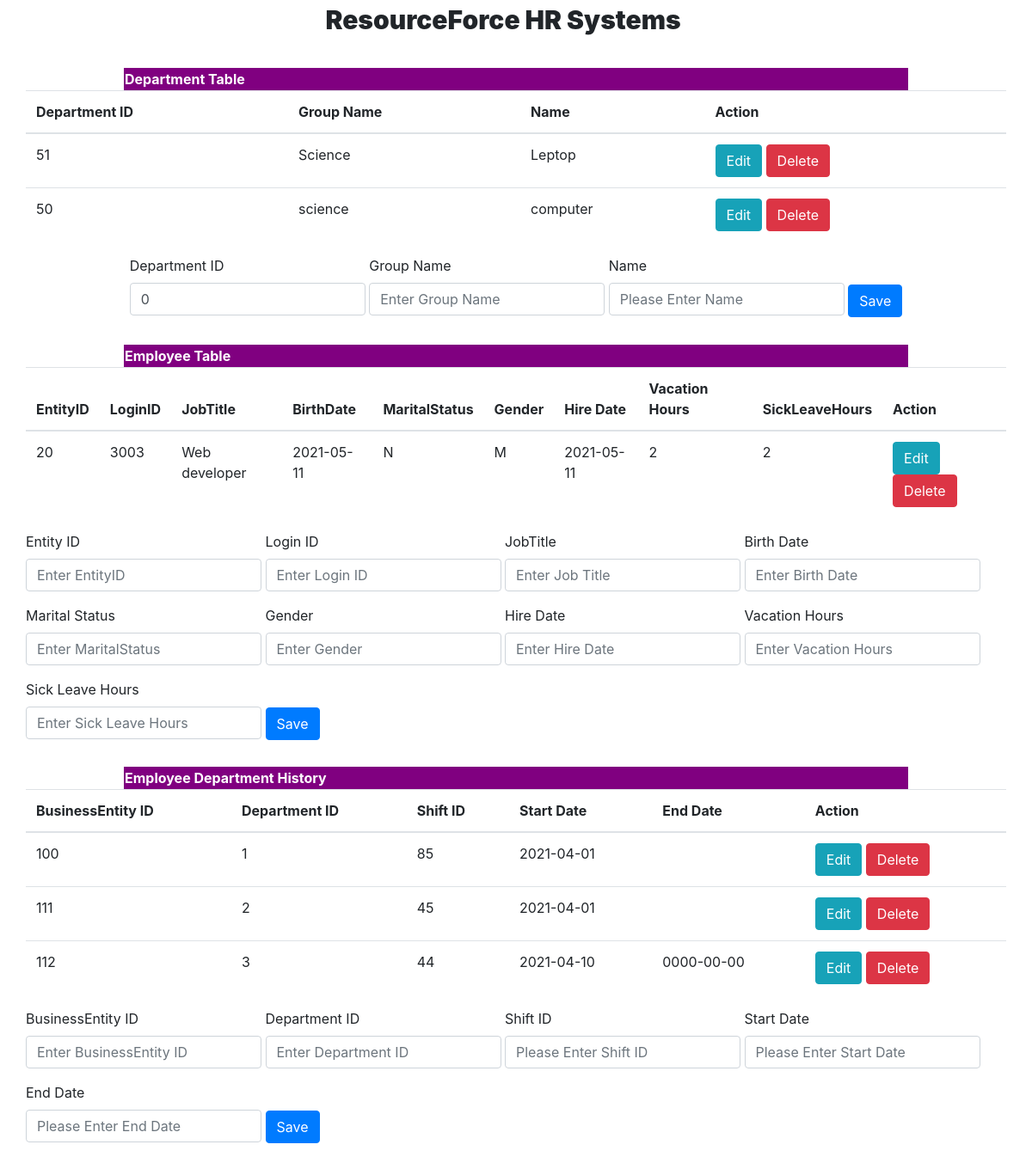
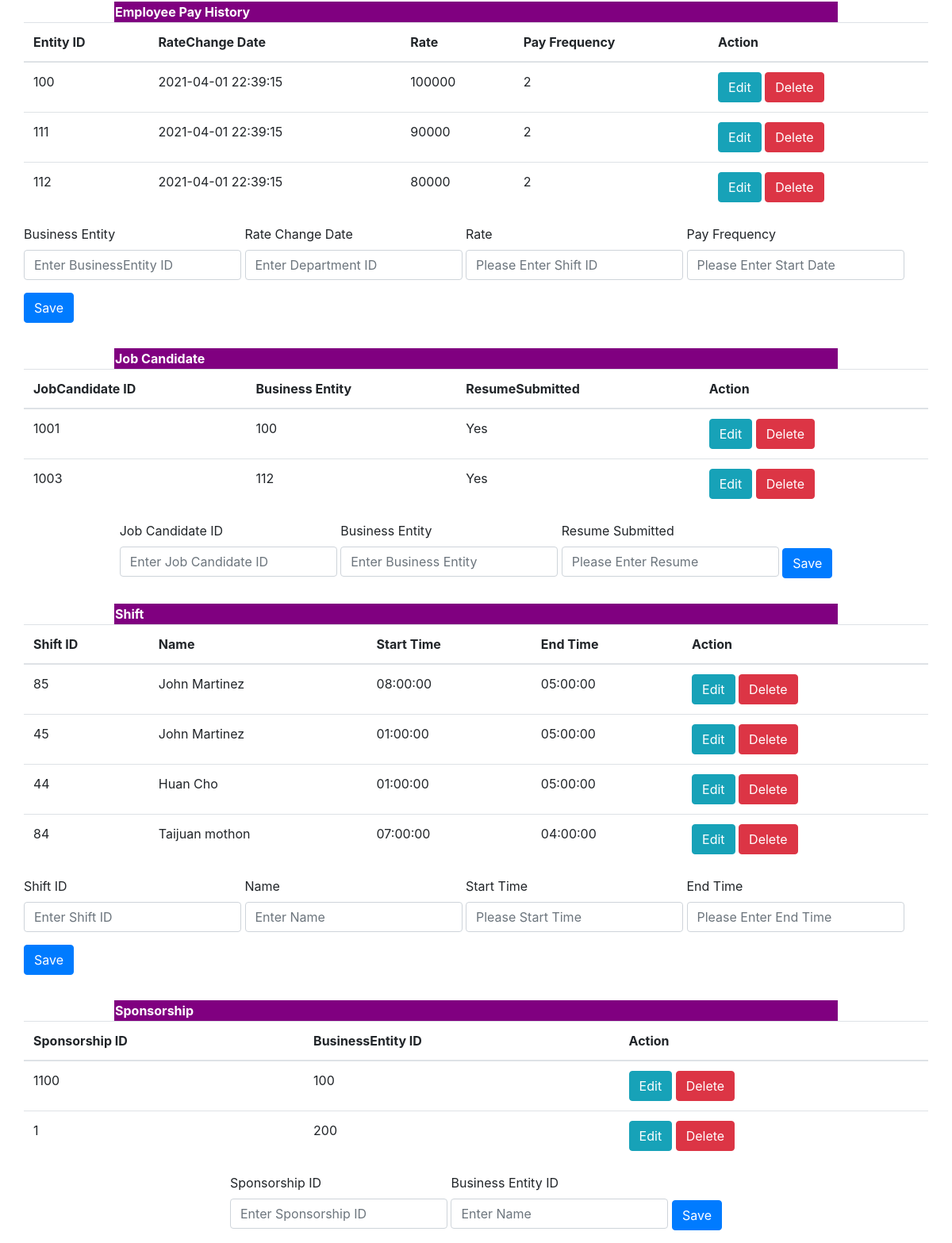
Page /project/index.php on the committed database (2 pictures, top to bottom).
### tables this page shows
CREATE TABLE `department` (
  `DepartmentID` smallint(6) NOT NULL,
  `Name` varchar(50) DEFAULT NULL,
  `GroupName` varchar(50) DEFAULT NULL
);

CREATE TABLE `employee` (
  `BusinessEntityID` int(11) NOT NULL,
  `LoginID` varchar(256) DEFAULT NULL,
  `OrganizationLevel` smallint(6) DEFAULT NULL,
  `JobTitle` varchar(50) DEFAULT NULL,
  `BirthDate` date DEFAULT NULL,
  `MaritalStatus` char(1) DEFAULT NULL,
  `Gender` char(1) DEFAULT NULL,
  `HireDate` date DEFAULT NULL,
  `VacationHours` smallint(6) DEFAULT NULL,
  `SickLeaveHours` smallint(6) DEFAULT NULL
);

CREATE TABLE `employeedepartmenthistory` (
  `BusinessEntityID` int(11) NOT NULL,
  `DepartmentID` smallint(6) NOT NULL,
  `ShiftID` tinyint(4) NOT NULL,
  `StartDate` date NOT NULL,
  `EndDate` date DEFAULT NULL
);

CREATE TABLE `employeepayhistory` (
  `BusinessEntity` int(11) NOT NULL,
  `RateChangeDate` datetime NOT NULL,
  `Rate` int(11) DEFAULT NULL,
  `PayFrequency` tinyint(4) DEFAULT NULL
);

CREATE TABLE `jobcandidate` (
  `JobCandidateID` int(11) NOT NULL,
  `BusinessEntity` int(11) DEFAULT NULL,
  `ResumeSubmitted` varchar(3) DEFAULT NULL
);

CREATE TABLE `shift` (
  `ShiftID` tinyint(4) NOT NULL,
  `Name` varchar(50) DEFAULT NULL,
  `StartTime` time DEFAULT NULL,
  `EndTime` time DEFAULT NULL
);

CREATE TABLE `sponsorship` (
  `SponsorshipID` int(11) NOT NULL,
  `BusinessEntityID` int(11) DEFAULT NULL
);

### project/index.php (the view, shortened to what the rows shown need)
<!DOCTYPE html>
<html>
    <head>
        <link rel="stylesheet" href="https://maxcdn.bootstrapcdn.com/bootstrap/4.0.0-beta.3/css/bootstrap.min.css">
    </head>
    <body>
        <?php require_once 'process.php'; ?>
        <div class="container">
        <?php
            $mysqli = new mysqli('localhost','root','','hr') or die(mysqli_error($mysqli));
            $result = $mysqli->query("SELECT * FROM department") or die($mysqli->error);
            ?>
            <div class="row justify-content-center">
                <table class="SimpleClass">
                    <thead>
                        <tr>
                            <th> <b> <p style="font-size:30px"> ResourceForce HR Systems</p> </b></th>
                        </tr>
                    </thead>
					  <div class="row justify-content-center">
                <table class="table">
                    <thead>
                        <tr>
						<table width='80%' border=0>
						<tr bgcolor='#800080'>
						<th bgcolor="#800080"><font color="#fff">Department Table</font></th>
                        </tr>
                    </thead>
            <div class="row justify-content-center">
                <table class="table">
                    <thead>
                        <tr>
                            <th>Department ID</th>
                            <th>Group Name</th>
							<th>Name</th>
                            <th colspan="2">Action</th>
                        </tr>
                    </thead>
            <?php
                while ($row = $result->fetch_assoc()): ?>
                    <tr>
                        <td><?php echo $row['DepartmentID']; ?></td>
                        <td><?php echo $row['GroupName']; ?></td>
						<td><?php echo $row['Name']; ?></td>
                        <td>
                            <a href="index.php?edit=<?php echo $row['DepartmentID']; ?>"
                               class="btn btn-info">Edit</a>
                            <a href="process.php?delete=<?php echo $row['DepartmentID']; ?>"
                               class="btn btn-danger">Delete</a>
                        </td>
                    </tr>
                <?php endwhile; ?>
                </table>
            </div>
<?php
    $dbresult = $mysqli->query("SELECT * FROM employee") or die($mysqli->error);
 ?>
    <div class="row justify-content-center">
                <table class="table">
                    <thead>
                        <tr>
                        <table width='80%' border=0>
                        <tr bgcolor='#800080'>
                        <th bgcolor="#800080"><font color="#fff">Employee Table</font></th>
                        </tr>
                    </thead>
            <div class="row justify-content-center">
                <table class="table">
                    <thead>
                        <tr>
                            <th>EntityID</th>
                            <th>LoginID</th>
                            <th>JobTitle</th>
                            <th>BirthDate</th>
                            <th>MaritalStatus</th>
                            <th>Gender</th>
                            <th>Hire Date</th>
                            <th>Vacation Hours</th>
                            <th>SickLeaveHours</th>
                            <th colspan="2">Action</th>
                        </tr>
                    </thead>
            <?php
                while ($dta = $dbresult->fetch_assoc()): ?>
                    <tr>
                        <td><?php echo $dta['BusinessEntityID']; ?></td>
                        <td><?php echo $dta['LoginID']; ?></td>
                        <td><?php echo $dta['JobTitle']; ?></td>
                        <td><?php echo $dta['BirthDate']; ?></td>
                        <td><?php echo $dta['MaritalStatus']; ?></td>
                        <td><?php echo $dta['Gender']; ?></td>
                        <td><?php echo $dta['HireDate']; ?></td>
                        <td><?php echo $dta['VacationHours']; ?></td>
                        <td><?php echo $dta['SickLeaveHours']; ?></td>
                        <td>
                            <a href="index.php?edits=<?php echo $dta['BusinessEntityID']; ?>"
                               class="btn btn-info">Edit</a>
                            <a href="process.php?deletes=<?php echo $dta['BusinessEntityID']; ?>"
                               class="btn btn-danger">Delete</a>
                        </td>
                    </tr>
                <?php endwhile; ?>
                </table>
            </div>
            <?php
    $db3rd = $mysqli->query("SELECT * FROM employeedepartmenthistory") or die($mysqli->error);
 ?>
    <div class="row justify-content-center">
                <table class="table">
                    <thead>
                        <tr>
                        <table width='80%' border=0>
                        <tr bgcolor='#800080'>
                        <th bgcolor="#800080"><font color="#fff">Employee Department History</font></th>
                        </tr>
                    </thead>
            <div class="row justify-content-center">
                <table class="table">
                    <thead>
                        <tr>
                            <th>BusinessEntity ID</th>
                            <th>Department ID</th>
                            <th>Shift ID</th>
                            <th>Start Date</th>
                            <th>End Date</th>
                            <th colspan="2">Action</th>
                        </tr>
                    </thead>
            <?php
                while ($dta = $db3rd->fetch_assoc()): ?>
                    <tr>
                        <td><?php echo $dta['BusinessEntityID']; ?></td>
                        <td><?php echo $dta['DepartmentID']; ?></td>
                        <td><?php echo $dta['ShiftID']; ?></td>
                        <td><?php echo $dta['StartDate']; ?></td>
                        <td><?php echo $dta['EndDate']; ?></td>
                        <td>
                            <a href="index.php?edit_EDH=<?php echo $dta['BusinessEntityID']; ?>"
                               class="btn btn-info">Edit</a>
                            <a href="process.php?delete_EDH=<?php echo $dta['BusinessEntityID']; ?>"
                               class="btn btn-danger">Delete</a>
                        </td>
                    </tr>
                <?php endwhile; ?>
                </table>
            </div>
<?php
    $db4th = $mysqli->query("SELECT * FROM employeepayhistory") or die($mysqli->error);
 ?>
    <div class="row justify-content-center">
                <table class="table">
                    <thead>
                        <tr>
                        <table width='80%' border=0>
                        <tr bgcolor='#800080'>
                        <th bgcolor="#800080"><font color="#fff">Employee Pay History</font></th>
                        </tr>
                    </thead>
            <div class="row justify-content-center">
                <table class="table">
                    <thead>
                        <tr>
                            <th>Entity ID</th>
                            <th>RateChange Date</th>
                            <th>Rate</th>
                            <th>Pay Frequency</th>
                            <th colspan="2">Action</th>
                        </tr>
                    </thead>
            <?php
                while ($dta = $db4th->fetch_assoc()): ?>
                    <tr>
                        <td><?php echo $dta['BusinessEntity']; ?></td>
                        <td><?php echo $dta['RateChangeDate']; ?></td>
                        <td><?php echo $dta['Rate']; ?></td>
                        <td><?php echo $dta['PayFrequency']; ?></td>
                        <td>
                            <a href="index.php?edit_4th=<?php echo $dta['BusinessEntity']; ?>"
                               class="btn btn-info">Edit</a>
                            <a href="process.php?delete_4th=<?php echo $dta['BusinessEntity']; ?>"
                               class="btn btn-danger">Delete</a>
                        </td>
                    </tr>
                <?php endwhile; ?>
                </table>
            </div>
<?php
    $db5th = $mysqli->query("SELECT * FROM jobcandidate") or die($mysqli->error);
 ?>
    <div class="row justify-content-center">
                <table class="table">
                    <thead>
                        <tr>
                        <table width='80%' border=0>
                        <tr bgcolor='#800080'>
                        <th bgcolor="#800080"><font color="#fff">Job Candidate</font></th>
                        </tr>
                    </thead>
            <div class="row justify-content-center">
                <table class="table">
                    <thead>
                        <tr>
                            <th>JobCandidate ID </th>
                            <th>Business Entity </th>
                            <th>ResumeSubmitted</th>
                            <th colspan="2">Action</th>
                        </tr>
                    </thead>
            <?php
                while ($dta = $db5th->fetch_assoc()): ?>
                    <tr>
                        <td><?php echo $dta['JobCandidateID']; ?></td>
                        <td><?php echo $dta['BusinessEntity']; ?></td>
                        <td><?php echo $dta['ResumeSubmitted']; ?></td>
                        <td>
                            <a href="index.php?edit_5th=<?php echo $dta['JobCandidateID']; ?>"
                               class="btn btn-info">Edit</a>
                            <a href="process.php?delete_5th=<?php echo $dta['JobCandidateID']; ?>"
                               class="btn btn-danger">Delete</a>
                        </td>
                    </tr>
                <?php endwhile; ?>
                </table>
            </div>
<?php
    $db6th = $mysqli->query("SELECT * FROM shift") or die($mysqli->error);
 ?>
    <div class="row justify-content-center">
                <table class="table">
                    <thead>
                        <tr>
                        <table width='80%' border=0>
                        <tr bgcolor='#800080'>
                        <th bgcolor="#800080"><font color="#fff">Shift</font></th>
                        </tr>
                    </thead>
            <div class="row justify-content-center">
                <table class="table">
                    <thead>
                        <tr>
                            <th>Shift ID</th>
                            <th>Name</th>
                            <th>Start Time</th>
                            <th>End Time</th>
                            <th colspan="2">Action</th>
                        </tr>
                    </thead>
            <?php
                while ($dta = $db6th->fetch_assoc()): ?>
                    <tr>
                        <td><?php echo $dta['ShiftID']; ?></td>
                        <td><?php echo $dta['Name']; ?></td>
                        <td><?php echo $dta['StartTime']; ?></td>
                        <td><?php echo $dta['EndTime']; ?></td>
                        <td>
                            <a href="index.php?edit_6th=<?php echo $dta['ShiftID']; ?>"
                               class="btn btn-info">Edit</a>
                            <a href="process.php?delete_6th=<?php echo $dta['ShiftID']; ?>"
                               class="btn btn-danger">Delete</a>
                        </td>
                    </tr>
                <?php endwhile; ?>
                </table>
            </div>
<?php
    $db7th = $mysqli->query("SELECT * FROM sponsorship") or die($mysqli->error);
 ?>
    <div class="row justify-content-center">
                <table class="table">
                    <thead>
                        <tr>
                        <table width='80%' border=0>
                        <tr bgcolor='#800080'>
                        <th bgcolor="#800080"><font color="#fff">Sponsorship</font></th>
                        </tr>
                    </thead>
            <div class="row justify-content-center">
                <table class="table">
                    <thead>
                        <tr>
                            <th>Sponsorship ID</th>
                            <th>BusinessEntity ID</th>
                            <th colspan="2">Action</th>
                        </tr>
                    </thead>
            <?php
                while ($dta = $db7th->fetch_assoc()): ?>
                    <tr>
                        <td><?php echo $dta['SponsorshipID']; ?></td>
                        <td><?php echo $dta['BusinessEntityID']; ?></td>
                        <td>
                            <a href="index.php?edit_7th=<?php echo $dta['SponsorshipID']; ?>"
                               class="btn btn-info">Edit</a>
                            <a href="process.php?delete_7th=<?php echo $dta['SponsorshipID']; ?>"
                               class="btn btn-danger">Delete</a>
                        </td>
                    </tr>
                <?php endwhile; ?>
                </table>
            </div>
        </div>
    </body>

### rows in the picture
department: DepartmentID "51", GroupName "Science", Name "Leptop"
department: DepartmentID "50", GroupName "science", Name "computer"
employee: BusinessEntityID "20", LoginID "3003", JobTitle "Web developer", BirthDate "2021-05-11", MaritalStatus "N", Gender "M", HireDate "2021-05-11", VacationHours "2", SickLeaveHours "2"
employeedepartmenthistory: BusinessEntityID "100", DepartmentID "1", ShiftID "85", StartDate "2021-04-01"
employeedepartmenthistory: BusinessEntityID "111", DepartmentID "2", ShiftID "45", StartDate "2021-04-01"
employeedepartmenthistory: BusinessEntityID "112", DepartmentID "3", ShiftID "44", StartDate "2021-04-10", EndDate "0000-00-00"
employeepayhistory: BusinessEntity "100", RateChangeDate "2021-04-01 22:39:15", Rate "100000", PayFrequency "2"
employeepayhistory: BusinessEntity "111", RateChangeDate "2021-04-01 22:39:15", Rate "90000", PayFrequency "2"
employeepayhistory: BusinessEntity "112", RateChangeDate "2021-04-01 22:39:15", Rate "80000", PayFrequency "2"
jobcandidate: JobCandidateID "1001", BusinessEntity "100", ResumeSubmitted "Yes"
jobcandidate: JobCandidateID "1003", BusinessEntity "112", ResumeSubmitted "Yes"
shift: ShiftID "85", Name "John Martinez", StartTime "08:00:00", EndTime "05:00:00"
shift: ShiftID "45", Name "John Martinez", StartTime "01:00:00", EndTime "05:00:00"
shift: ShiftID "44", Name "Huan Cho", StartTime "01:00:00", EndTime "05:00:00"
shift: ShiftID "84", Name "Taijuan mothon", StartTime "07:00:00", EndTime "04:00:00"
sponsorship: SponsorshipID "1100", BusinessEntityID "100"
sponsorship: SponsorshipID "1", BusinessEntityID "200"
